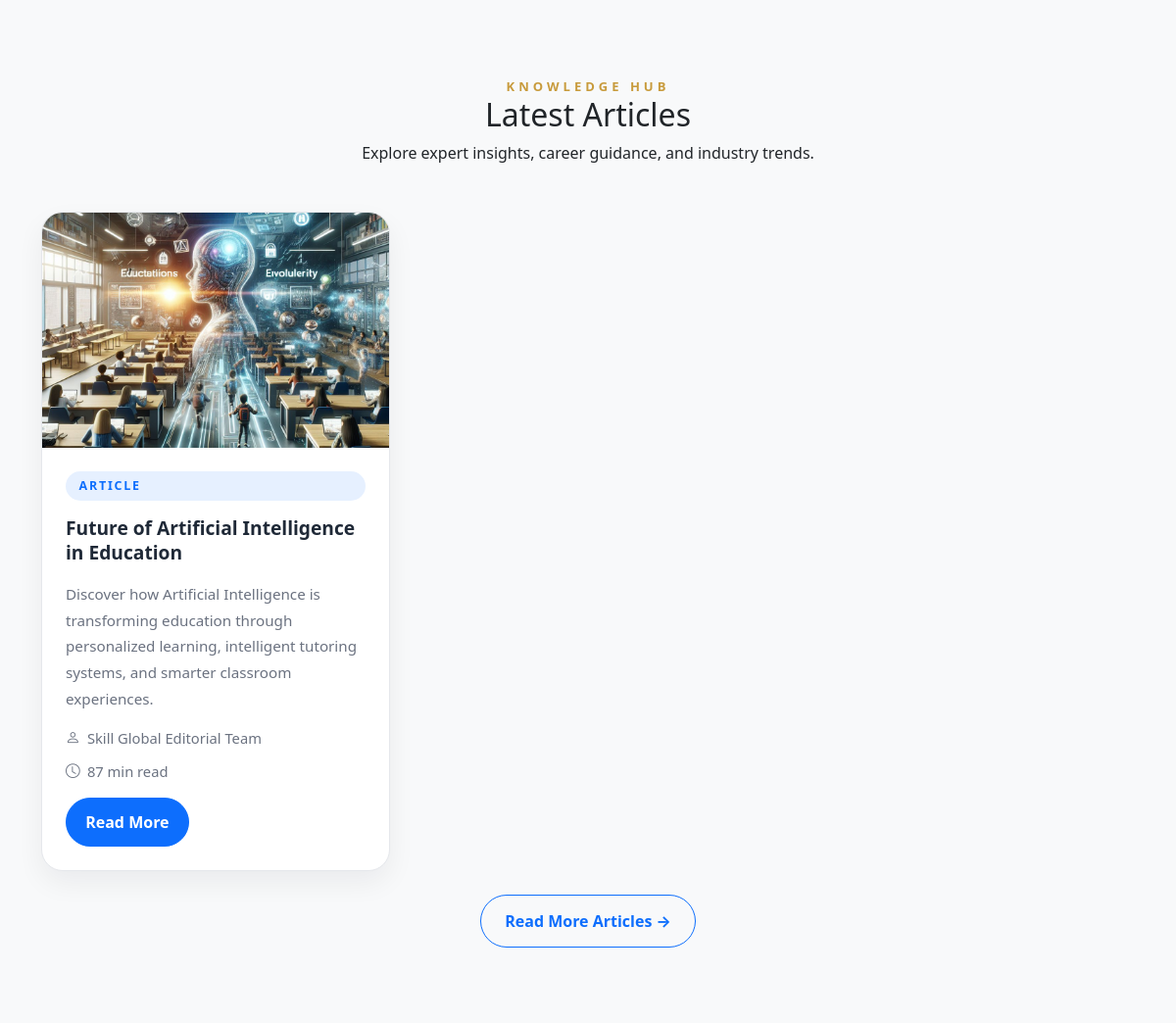
The app's page / (middle part), older data.
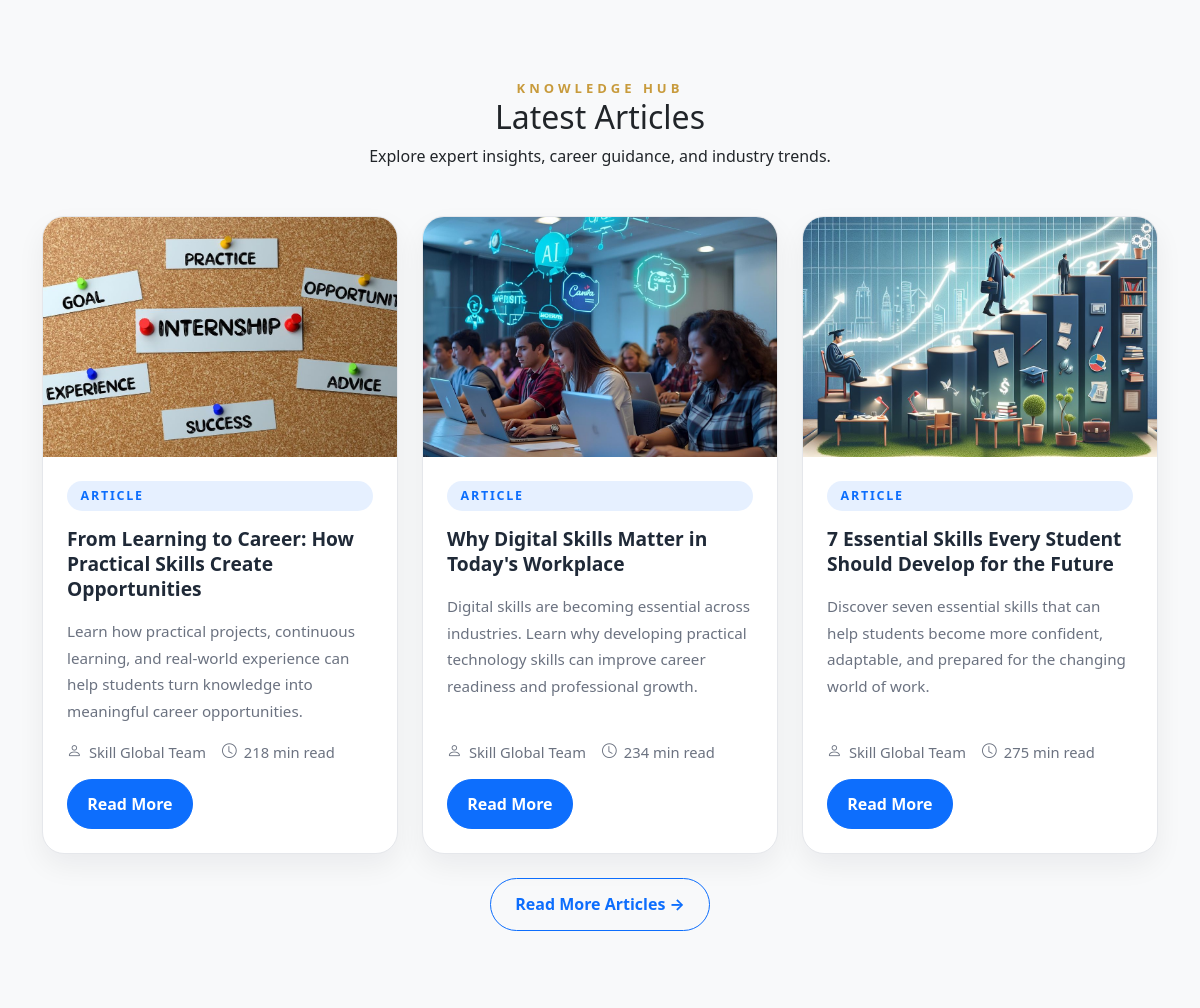
The same page, newer data.
### skill_global/models.py (models this page shows, shortened)
class Article(models.Model):
    title = models.CharField(max_length=200)
    slug = models.SlugField(max_length=220, unique=True, blank=True)
    category = models.CharField(max_length=100, blank=True)
    author = models.CharField(max_length=150, blank=True)
    summary = models.CharField(max_length=255, blank=True)
    content = models.TextField()
    image = models.ImageField(upload_to='articles/', blank=True, null=True)
    read_time = models.PositiveIntegerField(default=5)
    tags = models.CharField(max_length=255, blank=True)
    featured = models.BooleanField(default=False)
    is_published = models.BooleanField(default=True)
    published_at = models.DateTimeField(auto_now_add=True)
    class Meta:
        verbose_name = 'Article'
        verbose_name_plural = 'Articles'
        ordering = ['-published_at']

### skill_global/views.py (the view)
# urls.py: path('', views.index, name='home'),
def index(request):
    courses = Course.objects.filter(is_active=True).order_by('title')[:3]
    about = About.objects.first()
    live_classes = LiveClass.objects.filter(
        is_active=True,
        scheduled_at__gte=timezone.now()
    ).order_by('scheduled_at')[:3]
    latest_articles = list(Article.objects.filter(is_published=True).order_by('-published_at')[:3])
    for article in latest_articles:
        word_count = len(article.content.split()) if article.content else 0
        article.reading_time = max(1, math.ceil(word_count / 200))
    testimonials = Testimonial.objects.filter(is_active=True).order_by('-id')[:3]
    context = {
        'page_title': 'Home',
        'page_description': 'Skill Global offers premium training, live mentoring, and certification pathways for students and professionals ready to accelerate their career.',
        'courses': courses,
        'about': about,
        'live_classes': live_classes,
        'latest_articles': latest_articles,
        'testimonials': testimonials,
    }
    return render(request, 'skill_global/index.html', context)

### templates/skill_global/index.html (shortened to what this page needs)
﻿<!DOCTYPE html>
<html lang="en">
{% load static %}
<head>
    <link href="https://cdn.jsdelivr.net/npm/bootstrap@5.3.2/dist/css/bootstrap.min.css" rel="stylesheet">
    <link href="https://cdn.jsdelivr.net/npm/bootstrap-icons@1.10.5/font/bootstrap-icons.css" rel="stylesheet">
    <link href="{% static 'css/navbar.css' %}" rel="stylesheet">
    <link href="{% static 'css/hero.css' %}" rel="stylesheet">
    <link href="{% static 'css/about.css' %}" rel="stylesheet">
    <link href="{% static 'css/recognition.css' %}" rel="stylesheet">
    <link href="{% static 'css/courses.css' %}" rel="stylesheet">
    <link href="{% static 'css/footer.css' %}" rel="stylesheet">
    <link href="{% static 'css/cta.css' %}" rel="stylesheet">
</head>
<body>
    {% load static %}
    <section class="latest-articles-section">
        <div class="container">
            <div class="section-heading text-center mb-5">
                <span class="section-tag">KNOWLEDGE HUB</span>
                <h2>Latest Articles</h2>
                <p>Explore expert insights, career guidance, and industry trends.</p>
            </div>
            {% if latest_articles %}
            <div class="row g-4">
                {% for article in latest_articles %}
                <div class="col-lg-4 col-md-6">
                    <div class="article-card">
                        {% if article.image %}
                        <img src="{{ article.image.url }}" alt="{{ article.title }}" class="article-card-img">
                        {% else %}
                        <img src="{% static 'images/skill_global_buildings.png' %}" alt="{{ article.title }}"
                            class="article-card-img">
                        {% endif %}
                        <div class="article-card-body">
                            <span class="article-category">Article</span>
                            <h3>{{ article.title }}</h3>
                            <p>{{ article.summary|default:article.content|truncatewords:22 }}</p>
                            <div class="article-card-meta">
                                <span><i class="bi bi-person"></i> {{ article.author|default:'Skill Global Team' }}
                                </span>
                                <span><i class="bi bi-clock"></i> {{ article.content|wordcount|add:'0' }} min
                                    read</span>
                            </div>
                            <a href="{% url 'articles' %}" class="btn btn-primary article-card-btn">Read More</a>
                        </div>
                    </div>
                </div>
                {% endfor %}
            </div>
            {% else %}
            <div class="text-center">
                <h5 class="mb-0">No Articles Available</h5>
            </div>
            {% endif %}
            <div class="view-all-live-wrap text-center mt-4">
                <a href="{% url 'articles' %}" class="btn btn-outline-primary view-all-live-btn">Read More Articles
                    →</a>
            </div>
        </div>
    </section>
</body>
</html>

Row changes from the older to the newer data that the page shows:
removed Article: image (picture), title "Future of Artificial Intelligence in Education", summary "Discover how Artificial Intelligence is transforming education through personalized learning, intelligent tutoring systems, and smarter classroom experiences.", author "Skill Global Editorial Team", content|add "87"
added Article: image (picture), title "From Learning to Career: How Practical Skills Create Opportunities", summary "Learn how practical projects, continuous learning, and real-world experience can help students turn knowledge into meaningful career opportunities.", author "Skill Global Team", content|add "218"
added Article: image (picture), title "Why Digital Skills Matter in Today's Workplace", summary "Digital skills are becoming essential across industries. Learn why developing practical technology skills can improve career readiness and professional growth.", author "Skill Global Team", content|add "234"
added Article: image (picture), title "7 Essential Skills Every Student Should Develop for the Future", summary "Discover seven essential skills that can help students become more confident, adaptable, and prepared for the changing world of work.", author "Skill Global Team", content|add "275"
